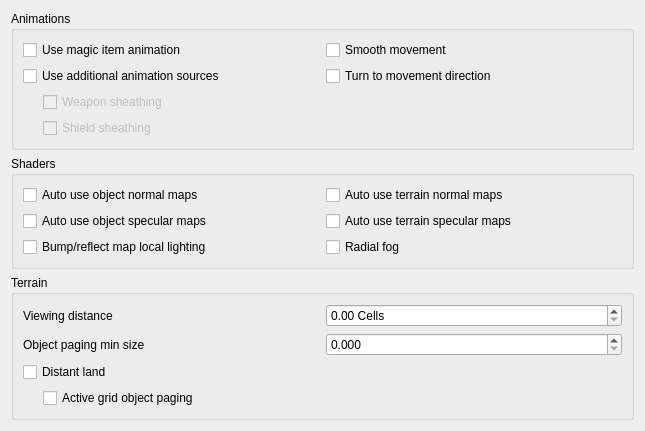
         <widget class="QWidget" name="visualsScrollAreaWidgetContents">
          <property name="geometry">
           <rect>
            <x>0</x>
            <y>0</y>
            <width>645</width>
            <height>413</height>
           </rect>
          </property>
          <layout class="QVBoxLayout" name="verticalLayout">
           <item>
            <widget class="QGroupBox" name="animationsGroup">
             <property name="title">
              <string>Animations</string>
             </property>
             <layout class="QGridLayout" name="animationsLayout">
              <item row="0" column="0">
               <widget class="QCheckBox" name="magicItemAnimationsCheckBox">
                <property name="toolTip">
                 <string>&lt;html&gt;&lt;head/&gt;&lt;body&gt;&lt;p&gt;Use casting animations for magic items, just as for spells.&lt;/p&gt;&lt;/body&gt;&lt;/html&gt;</string>
                </property>
                <property name="text">
                 <string>Use magic item animation</string>
                </property>
               </widget>
              </item>
              <item row="0" column="1">
               <widget class="QCheckBox" name="smoothMovementCheckBox">
                <property name="toolTip">
                 <string>&lt;html&gt;&lt;head/&gt;&lt;body&gt;&lt;p&gt;Makes NPCs and player movement more smooth. Recommended to use with &quot;turn to movement direction&quot; enabled.&lt;/p&gt;&lt;/body&gt;&lt;/html&gt;</string>
                </property>
                <property name="text">
                 <string>Smooth movement</string>
                </property>
               </widget>
              </item>
              <item row="1" column="0">
               <widget class="QCheckBox" name="animSourcesCheckBox">
                <property name="toolTip">
                 <string>&lt;html&gt;&lt;head/&gt;&lt;body&gt;&lt;p&gt;Load per-group KF-files and skeleton files from Animations folder&lt;/p&gt;&lt;/body&gt;&lt;/html&gt;</string>
                </property>
                <property name="text">
                 <string>Use additional animation sources</string>
                </property>
               </widget>
              </item>
              <item row="1" column="1">
               <widget class="QCheckBox" name="turnToMovementDirectionCheckBox">
                <property name="toolTip">
                 <string>&lt;html&gt;&lt;head/&gt;&lt;body&gt;&lt;p&gt;Affects side and diagonal movement. Enabling this setting makes movement more realistic.&lt;/p&gt;&lt;p&gt;If disabled then the whole character's body is pointed to the direction of view. Diagonal movement has no special animation and causes sliding.&lt;/p&gt;&lt;p&gt;If enabled then the character turns lower body to the direction of movement. Upper body is turned partially. Head is always pointed to the direction of view. In combat mode it works only for diagonal movement. In non-combat mode it changes straight right and straight left movement as well. Also turns the whole body up or down when swimming according to the movement direction.&lt;/p&gt;&lt;/body&gt;&lt;/html&gt;</string>
                </property>
                <property name="text">
                 <string>Turn to movement direction</string>
                </property>
               </widget>
              </item>
              <item row="2" column="0">
               <layout class="QVBoxLayout" name="sheathingLayout">
                <property name="leftMargin">
                 <number>20</number>
                </property>
                <item>
                 <widget class="QCheckBox" name="weaponSheathingCheckBox">
                  <property name="enabled">
                   <bool>false</bool>
                  </property>
                  <property name="toolTip">
                   <string>&lt;html&gt;&lt;head/&gt;&lt;body&gt;&lt;p&gt;Render holstered weapons (with quivers and scabbards), requires modded assets.&lt;/p&gt;&lt;/body&gt;&lt;/html&gt;</string>
                  </property>
                  <property name="text">
                   <string>Weapon sheathing</string>
                  </property>
                 </widget>
                </item>
                <item>
                 <widget class="QCheckBox" name="shieldSheathingCheckBox">
                  <property name="enabled">
                   <bool>false</bool>
                  </property>
                  <property name="toolTip">
                   <string>&lt;html&gt;&lt;head/&gt;&lt;body&gt;&lt;p&gt;Render holstered shield, requires modded assets.&lt;/p&gt;&lt;/body&gt;&lt;/html&gt;</string>
                  </property>
                  <property name="text">
                   <string>Shield sheathing</string>
                  </property>
                 </widget>
                </item>
               </layout>
              </item>
             </layout>
            </widget>
           </item>
           <item>
            <widget class="QGroupBox" name="shadersGroup">
             <property name="title">
              <string>Shaders</string>
             </property>
             <layout class="QGridLayout" name="shaderLayout">
              <item row="0" column="0">
               <widget class="QCheckBox" name="autoUseObjectNormalMapsCheckBox">
                <property name="toolTip">
                 <string>&lt;html&gt;&lt;head/&gt;&lt;body&gt;&lt;p&gt;If this option is enabled, normal maps are automatically recognized and used if they are named appropriately
                  (see 'normal map pattern', e.g. for a base texture foo.dds, the normal map texture would have to be named foo_n.dds).
                  If this option is disabled, normal maps are only used if they are explicitly listed within the mesh file (.nif or .osg file). Affects objects.&lt;/p&gt;&lt;/body&gt;&lt;/html&gt;</string>
                </property>
                <property name="text">
                 <string>Auto use object normal maps</string>
                </property>
               </widget>
              </item>
              <item row="0" column="1">
               <widget class="QCheckBox" name="autoUseTerrainNormalMapsCheckBox">
                <property name="toolTip">
                 <string>&lt;html&gt;&lt;head/&gt;&lt;body&gt;&lt;p&gt;See 'auto use object normal maps'. Affects terrain.&lt;/p&gt;&lt;/body&gt;&lt;/html&gt;</string>
                </property>
                <property name="text">
                 <string>Auto use terrain normal maps</string>
                </property>
               </widget>
              </item>
              <item row="1" column="0">
               <widget class="QCheckBox" name="autoUseObjectSpecularMapsCheckBox">
                <property name="toolTip">
                 <string>&lt;html&gt;&lt;head/&gt;&lt;body&gt;&lt;p&gt;If this option is enabled, specular maps are automatically recognized and used if they are named appropriately
                  (see 'specular map pattern', e.g. for a base texture foo.dds,
                  the specular map texture would have to be named foo_spec.dds).
                  If this option is disabled, normal maps are only used if they are explicitly listed within the mesh file
                  (.osg file, not supported in .nif files). Affects objects.&lt;/p&gt;&lt;/body&gt;&lt;/html&gt;</string>
                </property>
                <property name="text">
                 <string>Auto use object specular maps</string>
                </property>
               </widget>
              </item>
              <item row="1" column="1">
               <widget class="QCheckBox" name="autoUseTerrainSpecularMapsCheckBox">
                <property name="toolTip">
                 <string>&lt;html&gt;&lt;head/&gt;&lt;body&gt;&lt;p&gt;If a file with pattern 'terrain specular map pattern' exists, use that file as a 'diffuse specular' map. The texture must contain the layer colour in the RGB channel (as usual), and a specular multiplier in the alpha channel.&lt;/p&gt;&lt;/body&gt;&lt;/html&gt;</string>
                </property>
                <property name="text">
                 <string>Auto use terrain specular maps</string>
                </property>
               </widget>
              </item>
              <item row="2" column="0">
               <widget class="QCheckBox" name="bumpMapLocalLightingCheckBox">
                <property name="toolTip">
                 <string>&lt;html&gt;&lt;head/&gt;&lt;body&gt;&lt;p&gt;Normally environment map reflections aren't affected by lighting, which makes environment-mapped (and thus bump-mapped objects) glow in the dark.
                  Morrowind Code Patch includes an option to remedy that by doing environment-mapping before applying lighting, this is the equivalent of that option.
                  Affected objects will use shaders.
                  &lt;/p&gt;&lt;/body&gt;&lt;/html&gt;</string>
                </property>
                <property name="text">
                 <string>Bump/reflect map local lighting</string>
                </property>
               </widget>
              </item>
              <item row="2" column="1">
               <widget class="QCheckBox" name="radialFogCheckBox">
                <property name="toolTip">
                 <string>&lt;html&gt;&lt;head/&gt;&lt;body&gt;&lt;p&gt;By default, the fog becomes thicker proportionally to your distance from the clipping plane set at the clipping distance, which causes distortion at the edges of the screen.
                  This setting makes the fog use the actual eye point distance (or so called Euclidean distance) to calculate the fog, which makes the fog look less artificial, especially if you have a wide FOV.&lt;/p&gt;&lt;/body&gt;&lt;/html&gt;</string>
                </property>
                <property name="text">
                 <string>Radial fog</string>
                </property>
               </widget>
              </item>
             </layout>
            </widget>
           </item>
           <item>
            <widget class="QGroupBox" name="terrainGroup">
             <property name="title">
              <string>Terrain</string>
             </property>
             <layout class="QGridLayout" name="terrainLayout">
              <item row="0" column="0">
               <layout class="QHBoxLayout" name="viewingDistanceLayout">
                <item>
                 <widget class="QLabel" name="viewingDistanceLabel">
                  <property name="text">
                   <string>Viewing distance</string>
                  </property>
                 </widget>
                </item>
                <item>
                 <widget class="QDoubleSpinBox" name="viewingDistanceComboBox">
                  <property name="suffix">
                   <string> Cells</string>
                  </property>
                  <property name="minimum">
                   <double>0.000000000000000</double>
                  </property>
                  <property name="singleStep">
                   <double>0.500000000000000</double>
                  </property>
                 </widget>
                </item>
               </layout>
              </item>
              <item row="1" column="0">
               <layout class="QHBoxLayout" name="objectPagingMinSizeLayout">
                <item>
                 <widget class="QLabel" name="objectPagingMinSizeLabel">
                  <property name="toolTip">
                   <string>&lt;html&gt;&lt;head/&gt;&lt;body&gt;&lt;p&gt;Controls how large an object must be to be visible in the scene. The object’s size is divided by its distance to the camera and the result of the division is compared with this value. The smaller this value is, the more objects you will see in the scene.&lt;/p&gt;&lt;/body&gt;&lt;/html&gt;</string>
                  </property>
                  <property name="text">
                   <string>Object paging min size</string>
                  </property>
                 </widget>
                </item>
                <item>
                 <widget class="QDoubleSpinBox" name="objectPagingMinSizeComboBox">
                  <property name="decimals">
                   <number>3</number>
                  </property>
                  <property name="minimum">
                   <double>0.000000000000000</double>
                  </property>
                  <property name="maximum">
                   <double>0.250000000000000</double>
                  </property>
                  <property name="singleStep">
                   <double>0.005000000000000</double>
                  </property>
                 </widget>
                </item>
               </layout>
              </item>
              <item row="2" column="0">
               <widget class="QCheckBox" name="distantLandCheckBox">
                <property name="toolTip">
                 <string>&lt;html&gt;&lt;head/&gt;&lt;body&gt;&lt;p&gt;If true, use paging and LOD algorithms to display the entire terrain. If false, only display terrain of the loaded cells.&lt;/p&gt;&lt;/body&gt;&lt;/html&gt;</string>
                </property>
                <property name="text">
                 <string>Distant land</string>
                </property>
               </widget>
              </item>
              <item row="3" column="0">
               <layout class="QVBoxLayout" name="distantLandLayout">
                <property name="leftMargin">
                 <number>20</number>
                </property>
                <item>
                 <widget class="QCheckBox" name="activeGridObjectPagingCheckBox">
                  <property name="toolTip">
                   <string>&lt;html&gt;&lt;head/&gt;&lt;body&gt;&lt;p&gt;Use object paging for active cells grid.&lt;/p&gt;&lt;/body&gt;&lt;/html&gt;</string>
                  </property>
                  <property name="text">
                   <string>Active grid object paging</string>
                  </property>
                 </widget>
                </item>
               </layout>
              </item>
             </layout>
            </widget>
           </item>
           <item>
            <spacer name="verticalSpacer">
             <property name="orientation">
              <enum>Qt::Vertical</enum>
             </property>
             <property name="sizeHint" stdset="0">
              <size>
               <width>20</width>
               <height>40</height>
              </size>
             </property>
            </spacer>
           </item>
          </layout>
         </widget>
